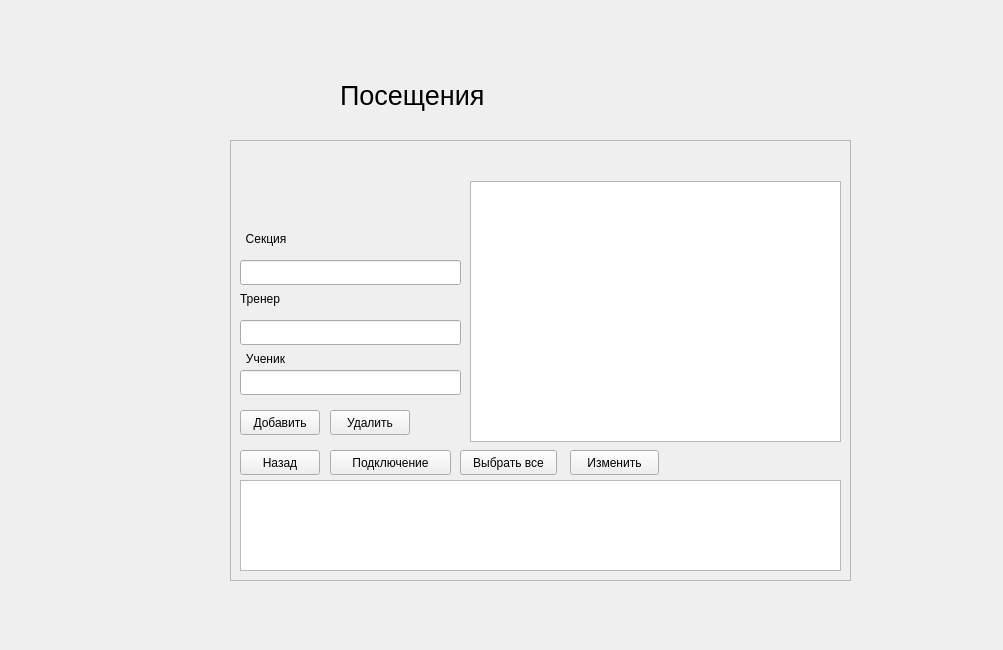
<?xml version="1.0" encoding="UTF-8"?>
<ui version="4.0">
 <class>visitinga</class>
 <widget class="QWidget" name="visitinga">
  <property name="geometry">
   <rect>
    <x>0</x>
    <y>0</y>
    <width>1003</width>
    <height>650</height>
   </rect>
  </property>
  <property name="windowTitle">
   <string>Form</string>
  </property>
  <widget class="QLabel" name="label_3">
   <property name="geometry">
    <rect>
     <x>340</x>
     <y>70</y>
     <width>201</width>
     <height>51</height>
    </rect>
   </property>
   <property name="font">
    <font>
     <pointsize>20</pointsize>
    </font>
   </property>
   <property name="text">
    <string>Посещения</string>
   </property>
  </widget>
  <widget class="QFrame" name="frame">
   <property name="geometry">
    <rect>
     <x>230</x>
     <y>140</y>
     <width>621</width>
     <height>441</height>
    </rect>
   </property>
   <property name="frameShape">
    <enum>QFrame::StyledPanel</enum>
   </property>
   <property name="frameShadow">
    <enum>QFrame::Raised</enum>
   </property>
   <widget class="QLabel" name="lbStudVisitA">
    <property name="geometry">
     <rect>
      <x>10</x>
      <y>210</y>
      <width>51</width>
      <height>17</height>
     </rect>
    </property>
    <property name="text">
     <string>Ученик</string>
    </property>
    <property name="alignment">
     <set>Qt::AlignCenter</set>
    </property>
   </widget>
   <widget class="QLineEdit" name="leSection">
    <property name="geometry">
     <rect>
      <x>10</x>
      <y>120</y>
      <width>221</width>
      <height>25</height>
     </rect>
    </property>
   </widget>
   <widget class="QPushButton" name="btnDelVisitA">
    <property name="geometry">
     <rect>
      <x>100</x>
      <y>270</y>
      <width>80</width>
      <height>25</height>
     </rect>
    </property>
    <property name="text">
     <string>Удалить</string>
    </property>
   </widget>
   <widget class="QTextEdit" name="teVisitA">
    <property name="geometry">
     <rect>
      <x>10</x>
      <y>340</y>
      <width>601</width>
      <height>91</height>
     </rect>
    </property>
   </widget>
   <widget class="QTableWidget" name="twVisitA">
    <property name="geometry">
     <rect>
      <x>240</x>
      <y>41</y>
      <width>371</width>
      <height>261</height>
     </rect>
    </property>
   </widget>
   <widget class="QPushButton" name="btnBackVisitA">
    <property name="geometry">
     <rect>
      <x>10</x>
      <y>310</y>
      <width>80</width>
      <height>25</height>
     </rect>
    </property>
    <property name="text">
     <string>Назад</string>
    </property>
   </widget>
   <widget class="QPushButton" name="btnAddVisitA">
    <property name="geometry">
     <rect>
      <x>10</x>
      <y>270</y>
      <width>80</width>
      <height>25</height>
     </rect>
    </property>
    <property name="text">
     <string>Добавить</string>
    </property>
   </widget>
   <widget class="QPushButton" name="btnSelectAllVisitA">
    <property name="geometry">
     <rect>
      <x>230</x>
      <y>310</y>
      <width>97</width>
      <height>25</height>
     </rect>
    </property>
    <property name="text">
     <string>Выбрать все</string>
    </property>
   </widget>
   <widget class="QLineEdit" name="leStudent">
    <property name="geometry">
     <rect>
      <x>10</x>
      <y>230</y>
      <width>221</width>
      <height>25</height>
     </rect>
    </property>
   </widget>
   <widget class="QLabel" name="lbSectionVisitA">
    <property name="geometry">
     <rect>
      <x>10</x>
      <y>90</y>
      <width>52</width>
      <height>17</height>
     </rect>
    </property>
    <property name="text">
     <string>Секция</string>
    </property>
    <property name="alignment">
     <set>Qt::AlignCenter</set>
    </property>
   </widget>
   <widget class="QPushButton" name="bntConnect">
    <property name="geometry">
     <rect>
      <x>100</x>
      <y>310</y>
      <width>121</width>
      <height>25</height>
     </rect>
    </property>
    <property name="text">
     <string>Подключение</string>
    </property>
   </widget>
   <widget class="QLabel" name="label">
    <property name="geometry">
     <rect>
      <x>10</x>
      <y>150</y>
      <width>67</width>
      <height>17</height>
     </rect>
    </property>
    <property name="text">
     <string>Тренер</string>
    </property>
   </widget>
   <widget class="QLineEdit" name="leTrainer">
    <property name="geometry">
     <rect>
      <x>10</x>
      <y>180</y>
      <width>221</width>
      <height>25</height>
     </rect>
    </property>
   </widget>
   <widget class="QPushButton" name="bntEdit">
    <property name="geometry">
     <rect>
      <x>340</x>
      <y>310</y>
      <width>89</width>
      <height>25</height>
     </rect>
    </property>
    <property name="text">
     <string>Изменить</string>
    </property>
   </widget>
  </widget>
 </widget>
 <resources/>
 <connections/>
</ui>
